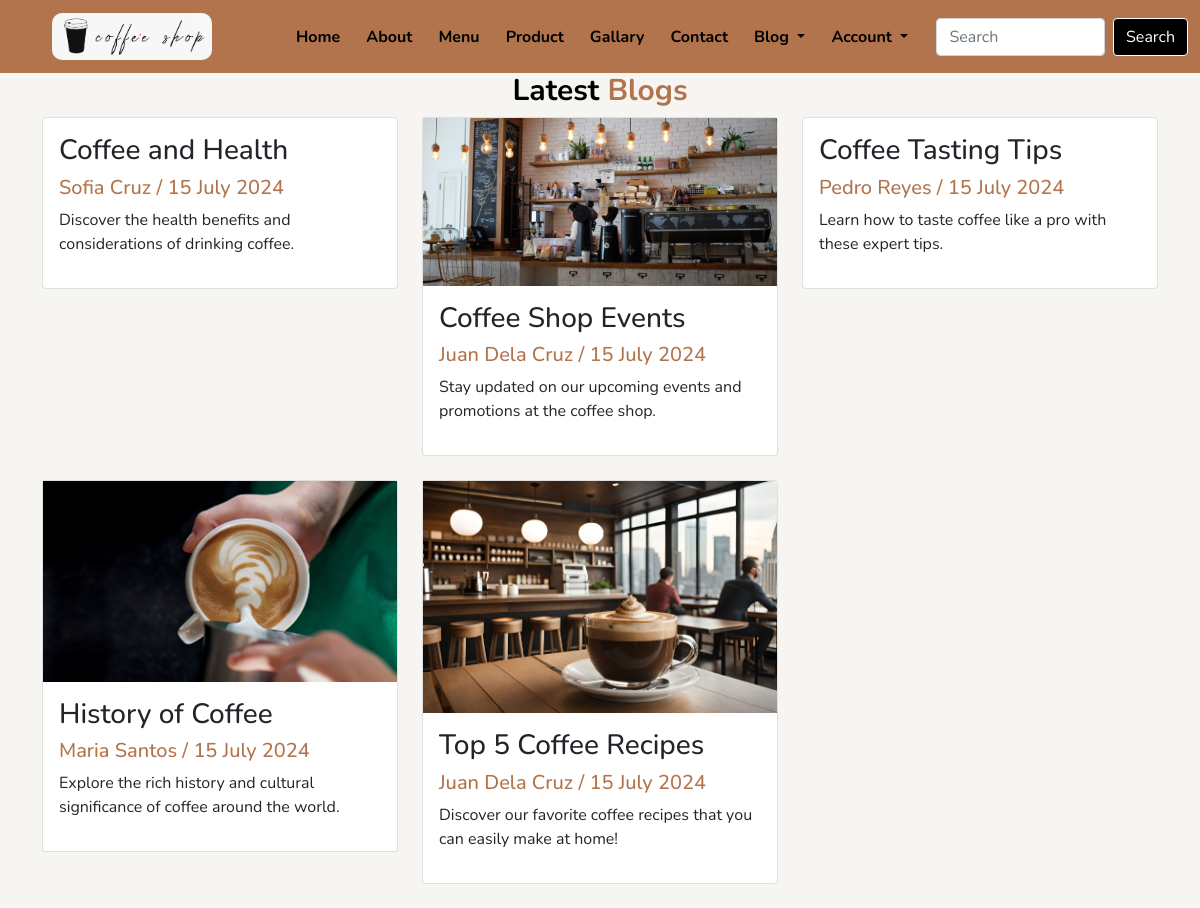
Screenshot of /itsecwb/blog.php with the database file from the repository.
### tables this page shows
CREATE TABLE `blogs` (
  `id` int(11) NOT NULL,
  `title` varchar(255) NOT NULL,
  `content` text NOT NULL,
  `author_id` int(11) NOT NULL,
  `author_name` varchar(255) NOT NULL,
  `created_at` timestamp NOT NULL DEFAULT current_timestamp(),
  `image` varchar(255) DEFAULT NULL
);

### itsecwb/blog.php (the view, shortened to what this page needs)
<?php
include 'navbar.php';
$sql = "SELECT * FROM blogs ORDER BY created_at DESC";
$result = mysqli_query($conn, $sql);
?>
<!DOCTYPE html>
<html lang="en">
<head>
    <link rel="stylesheet" href="css/style.css">
    <link rel="stylesheet" href="https://cdnjs.cloudflare.com/ajax/libs/font-awesome/6.2.0/css/all.min.css">
    <link href="https://cdn.jsdelivr.net/npm/bootstrap@5.0.2/dist/css/bootstrap.min.css" rel="stylesheet">
</head>
<body>
<section class="blogs" id="blogs">
    <div class="container">
        <h1>Latest <span>Blogs</span></h1>
        <div class="row">
            <?php
            if (mysqli_num_rows($result) > 0) {
                while ($row = mysqli_fetch_assoc($result)) {
                    ?>
                    <div class="col-md-4 py-3 py-md-0 mb-4">
                        <div class="card">
                            <img src="<?php echo $row['image']; ?>" alt="">
                            <div class="card-body">
                                <h3><?php echo $row['title']; ?></h3>
                                <h5><?php echo $row['author_name'] . ' / ' . date('d F Y', strtotime($row['created_at'])); ?></h5>
                                <p><?php echo $row['content']; ?></p>
                            </div>
                        </div>
                    </div>
                    <?php
                }
            } else {
                echo "<p>No blogs found.</p>";
            }
            ?>
        </div>
    </div>
</section>
</body>
</html>

### itsecwb/navbar.php (shortened to what this page needs)
<?php
$is_logged_in = isset($_SESSION['user_id']);
$user_name = '';
?>
<!DOCTYPE html>
<html lang="en">
<head>
    <link rel="stylesheet" href="css/style.css">
    <link href="https://cdn.jsdelivr.net/npm/bootstrap@5.0.2/dist/css/bootstrap.min.css" rel="stylesheet">
</head>
<body>
    <div class="all-content">
        <nav class="navbar navbar-expand-lg" id="navbar">
            <div class="container-fluid">
                <a class="navbar-brand" href="#" id="logo"><img src="./image/logo.png" alt=""></a>
                <div class="collapse navbar-collapse" id="navbarSupportedContent">
                    <ul class="navbar-nav me-auto mb-2 mb-lg-0">
                        <li class="nav-item">
                            <a class="nav-link active" aria-current="page" href="home.php">Home</a>
                        </li>
                        <li class="nav-item">
                            <a class="nav-link" href="#about" onclick="redirectTo('home.php', '#about')">About</a>
                        </li>
                        <li class="nav-item">
                            <a class="nav-link" href="menu.php">Menu</a>
                        </li>
                        <li class="nav-item">
                            <a class="nav-link" href="#product" onclick="redirectTo('home.php', '#product')">Product</a>
                        </li>
                        <li class="nav-item">
                            <a class="nav-link" href="#gallary" onclick="redirectTo('home.php', '#gallary')">Gallary</a>
                        </li>
                        <li class="nav-item">
                            <a class="nav-link" href="#contact" onclick="redirectTo('home.php', '#contact')">Contact</a>
                        </li>
                        <li class="nav-item dropdown">
                            <a class="nav-link dropdown-toggle" href="#" id="navbarDropdown" role="button" data-bs-toggle="dropdown" aria-expanded="false">
                                Blog
                            </a>
                        </li>
                        <li class="nav-item dropdown">
                            <?php if ($is_logged_in): ?>
                                <a class="nav-link dropdown-toggle" href="#" id="navbarDropdown" role="button" data-bs-toggle="dropdown" aria-expanded="false">
                                    <?php echo htmlspecialchars($user_name); ?>
                                </a>
                                <ul class="dropdown-menu" aria-labelledby="navbarDropdown">
                                    <li><a class="dropdown-item" href="profile.php">Profile</a></li>
                                    <li><a class="dropdown-item" href="wallet.php">Wallet</a></li>
                                    <li><a class="dropdown-item" href="cart.php">Cart</a></li>
                                    <li><a class="dropdown-item" href="logout.php">Logout</a></li>
                                </ul>
                            <?php else: ?>
                                <a class="nav-link dropdown-toggle" href="#" id="navbarDropdown" role="button" data-bs-toggle="dropdown" aria-expanded="false">
                                    Account
                                </a>
                            <?php endif; ?>
                        </li>
                    </ul>
                    <form class="d-flex">
                        <input class="form-control me-2" type="search" placeholder="Search" aria-label="Search" style="margin-left: 20px;">
                        <button class="btn btn-outline-success" type="submit">Search</button>
                    </form>
                </div>
            </div>
        </nav>
    </div>
</body>
</html>

### itsecwb/css/style.css (style rules this page uses)
* { margin: 0; padding: 0; box-sizing: border-box; font-family: "Nunito", sans-serif; }
.all-content { background: #f7f5f2; }
#navbar { background-color: #b2744c; font-family: "Nunito", sans-serif; }
#logo img { border-radius: 10px; width: 160px; margin-left: 40px; }
.navbar-nav { margin-left: 50px; }
.nav-item .nav-link { color: black; margin-left: 10px; font-weight: bold; transition: 0.5s; }
#navbar form button { background: black; color: white; border: 1px solid white; }
.blogs { width: 100%; background: #f7f5f2; }
.blogs h1 { text-align: center; font-size: 30px; color: black; font-weight: bold; }
.blogs h1 span { color: #b2744c; }
.blogs h5 { color: #b2744c; }
html { scroll-behavior: smooth; }

### rows the page displays
blogs: title "Coffee and Health", author_name "Sofia Cruz", created_at "15 July 2024", content "Discover the health benefits and considerations of drinking coffee."
blogs: image (picture), title "Coffee Shop Events", author_name "Juan Dela Cruz", created_at "15 July 2024", content "Stay updated on our upcoming events and promotions at the coffee shop."
blogs: title "Coffee Tasting Tips", author_name "Pedro Reyes", created_at "15 July 2024", content "Learn how to taste coffee like a pro with these expert tips."
blogs: image (picture), title "History of Coffee", author_name "Maria Santos", created_at "15 July 2024", content "Explore the rich history and cultural significance of coffee around the world."
blogs: image (picture), title "Top 5 Coffee Recipes", author_name "Juan Dela Cruz", created_at "15 July 2024", content "Discover our favorite coffee recipes that you can easily make at home!"
